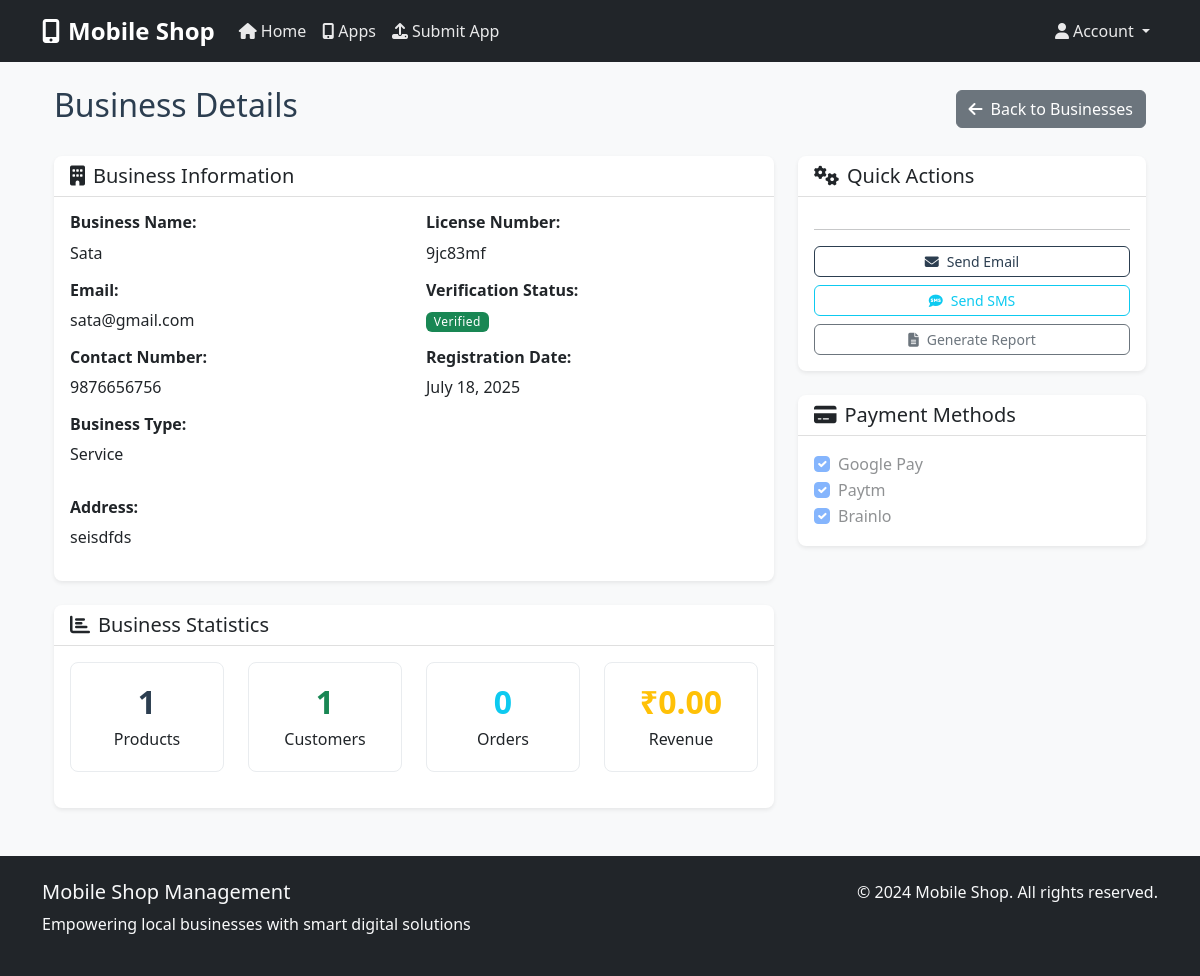
Screenshot of /admin/business-details/21 (signed in) with the database file from the repository.
### models.py (models this page shows, shortened)
class Business(db.Model):
    __tablename__ = 'businesses'
    id = db.Column(db.Integer, primary_key=True)
    business_name = db.Column(db.String(200), nullable=False)
    logo_url = db.Column(db.String(500))
    license_number = db.Column(db.String(100))
    contact_number = db.Column(db.String(15), nullable=False)
    email = db.Column(db.String(120), unique=True, nullable=False)
    address = db.Column(db.Text)
    business_type = db.Column(db.String(100))
    verification_status = db.Column(db.String(20), default='pending')
    documents = db.Column(db.Text)  # JSON string of document URLs
    gpay_enabled = db.Column(db.Boolean, default=False)
    paytm_enabled = db.Column(db.Boolean, default=False)
    brainlo_enabled = db.Column(db.Boolean, default=False)
    password_hash = db.Column(db.String(256))
    created_at = db.Column(db.DateTime, default=datetime.utcnow)
    updated_at = db.Column(db.DateTime, default=datetime.utcnow, onupdate=datetime.utcnow)
    products = db.relationship('Product', backref='business', lazy=True, cascade='all, delete-orphan')
    orders = db.relationship('Order', backref='business', lazy=True, cascade='all, delete-orphan')
    customers = db.relationship('Customer', backref='business', lazy=True, cascade='all, delete-orphan')

### admin.py (the view)
    def decorated_function(*args, **kwargs):
        if not session.get('admin_logged_in'):
            return redirect(url_for('admin.admin_login'))
        return f(*args, **kwargs)

### admin.py (called while the page is built)
def admin_required(f):
    def decorated_function(*args, **kwargs):
        if not session.get('admin_logged_in'):
            return redirect(url_for('admin.admin_login'))
        return f(*args, **kwargs)
    decorated_function.__name__ = f.__name__
    return decorated_function

@admin_bp.route('/business-details/<int:business_id>')
@admin_required
def business_details(business_id):
    business = Business.query.get_or_404(business_id)
    product_count = Product.query.filter_by(business_id=business_id).count()
    customer_count = Customer.query.filter_by(business_id=business_id).count()
    order_count = Order.query.filter_by(business_id=business_id).count()
    revenue = db.session.query(db.func.sum(Order.total_amount)).filter(
        Order.business_id == business_id,
        Order.payment_status == 'completed'
    ).scalar() or 0
    stats = {
        'products': product_count,
        'customers': customer_count,
        'orders': order_count,
        'revenue': revenue
    }
    return render_template('admin/business_details.html', business=business, stats=stats)

### templates/admin/business_details.html (shortened to what this page needs)
{% extends "base.html" %}
{% block content %}
<div class="container-fluid">
    <div class="row">
        <div class="col-12">
            <div class="d-flex justify-content-between align-items-center mb-4">
                <h2>Business Details</h2>
                <a href="{{ url_for('admin.admin_businesses') }}" class="btn btn-secondary">
                    <i class="fas fa-arrow-left me-2"></i>Back to Businesses
                </a>
            </div>
        </div>
    </div>
    <div class="row">
        <div class="col-lg-8">
            <div class="card">
                <div class="card-header">
                    <h5 class="mb-0">
                        <i class="fas fa-building me-2"></i>Business Information
                    </h5>
                </div>
                <div class="card-body">
                    <div class="row">
                        <div class="col-md-6">
                            <h6><strong>Business Name:</strong></h6>
                            <p>{{ business.business_name }}</p>
                            <h6><strong>Email:</strong></h6>
                            <p>{{ business.email }}</p>
                            <h6><strong>Contact Number:</strong></h6>
                            <p>{{ business.contact_number }}</p>
                            <h6><strong>Business Type:</strong></h6>
                            <p>{{ business.business_type.title() if business.business_type else 'Not specified' }}</p>
                        </div>
                        <div class="col-md-6">
                            <h6><strong>License Number:</strong></h6>
                            <p>{{ business.license_number or 'Not provided' }}</p>
                            <h6><strong>Verification Status:</strong></h6>
                            <span class="badge bg-{{ 'success' if business.verification_status == 'verified' else 'warning' if business.verification_status == 'pending' else 'danger' }}">
                                {{ business.verification_status.title() }}
                            </span>
                            <h6 class="mt-3"><strong>Registration Date:</strong></h6>
                            <p>{{ business.created_at.strftime('%B %d, %Y') }}</p>
                        </div>
                    </div>
                    <div class="row mt-3">
                        <div class="col-12">
                            <h6><strong>Address:</strong></h6>
                            <p>{{ business.address or 'Not provided' }}</p>
                        </div>
                    </div>
                </div>
            </div>
            <div class="card mt-4">
                <div class="card-header">
                    <h5 class="mb-0">
                        <i class="fas fa-chart-bar me-2"></i>Business Statistics
                    </h5>
                </div>
                <div class="card-body">
                    <div class="row text-center">
                        <div class="col-md-3">
                            <div class="stat-card">
                                <h3 class="text-primary">{{ stats.products }}</h3>
                                <p class="mb-0">Products</p>
                            </div>
                        </div>
                        <div class="col-md-3">
                            <div class="stat-card">
                                <h3 class="text-success">{{ stats.customers }}</h3>
                                <p class="mb-0">Customers</p>
                            </div>
                        </div>
                        <div class="col-md-3">
                            <div class="stat-card">
                                <h3 class="text-info">{{ stats.orders }}</h3>
                                <p class="mb-0">Orders</p>
                            </div>
                        </div>
                        <div class="col-md-3">
                            <div class="stat-card">
                                <h3 class="text-warning">₹{{ "%.2f"|format(stats.revenue) }}</h3>
                                <p class="mb-0">Revenue</p>
                            </div>
                        </div>
                    </div>
                </div>
            </div>
        </div>
        <div class="col-lg-4">
            <div class="card">
                <div class="card-header">
                    <h5 class="mb-0">
                        <i class="fas fa-cogs me-2"></i>Quick Actions
                    </h5>
                </div>
                <div class="card-body">
                    <hr>
                    <a href="#" class="btn btn-outline-primary btn-sm w-100 mb-2">
                        <i class="fas fa-envelope me-2"></i>Send Email
                    </a>
                    <a href="#" class="btn btn-outline-info btn-sm w-100 mb-2">
                        <i class="fas fa-sms me-2"></i>Send SMS
                    </a>
                    <a href="#" class="btn btn-outline-secondary btn-sm w-100">
                        <i class="fas fa-file-alt me-2"></i>Generate Report
                    </a>
                </div>
            </div>
            <div class="card mt-4">
                <div class="card-header">
                    <h5 class="mb-0">
                        <i class="fas fa-credit-card me-2"></i>Payment Methods
                    </h5>
                </div>
                <div class="card-body">
                    <div class="form-check">
                        <input class="form-check-input" type="checkbox" {{ 'checked' if business.gpay_enabled else '' }} disabled>
                        <label class="form-check-label">Google Pay</label>
                    </div>
                    <div class="form-check">
                        <input class="form-check-input" type="checkbox" {{ 'checked' if business.paytm_enabled else '' }} disabled>
                        <label class="form-check-label">Paytm</label>
                    </div>
                    <div class="form-check">
                        <input class="form-check-input" type="checkbox" {{ 'checked' if business.brainlo_enabled else '' }} disabled>
                        <label class="form-check-label">Brainlo</label>
                    </div>
                </div>
            </div>
        </div>
    </div>
</div>
{% endblock %}

### static/css/style.css (style rules this page uses)
:root { --primary-color: #2c3e50; --secondary-color: #3498db; --success-color: #27ae60; --warning-color: #f39c12; --danger-color: #e74c3c; --info-color: #3498db; --light-color: #ecf0f1; --dark-color: #2c3e50; }
body { font-family: 'Segoe UI', Tahoma, Geneva, Verdana, sans-serif; background-color: #f8f9fa; color: #2c3e50; }
.card { border: none; box-shadow: 0 0.125rem 0.25rem rgba(0, 0, 0, 0.075); border-radius: 0.5rem; transition: transform 0.2s ease, box-shadow 0.2s ease; }
.card-header { background-color: transparent; border-bottom: 1px solid rgba(0, 0, 0, 0.125); font-weight: 600; }
.btn { border-radius: 0.375rem; font-weight: 500; transition: all 0.3s ease; }
.btn-outline-primary { color: var(--primary-color); border-color: var(--primary-color); }
.badge { font-size: 0.75rem; font-weight: 500; letter-spacing: 0.5px; }
.text-primary { color: var(--primary-color) !important; }

### templates/admin/business_details.html (style rules this page uses)
.stat-card { padding: 20px; border: 1px solid #e9ecef; border-radius: 8px; margin-bottom: 20px; }
.stat-card h3 { font-size: 2rem; font-weight: bold; margin-bottom: 5px; }

### rows the page displays
Business: business_name "Sata", email "sata@gmail.com", contact_number "9876656756", business_type "Service", license_number "9jc83mf", verification_status "Verified", created_at "July 18, 2025", address "seisdfds"

### other values shown
{{ stats.products }} "1"
{{ stats.customers }} "1"
{{ stats.orders }} "0"
{{ "%.2f"|format(stats.revenue) }} "0.00"
